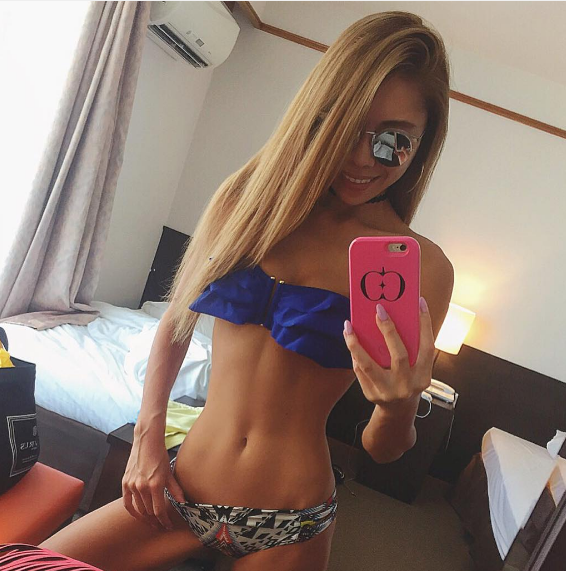
#> input picture AA1.png, 566 x 571 px, found by its file name
$ python noitaziEdge2.py   (older library calls are emulated)
#> lines starting #> are read from the running program, lines starting #| are printed output that depends on the picture
import numpy as np
import cv2

if __name__ == '__main__':

    # 画像の読み込み
    img_src = cv2.imread("AA1.png", 1)
#> img_src is the input picture: shape (571, 566, 3); mean B, G, R 114.3, 123.7, 144.7

    # 2次微分による平準化
    img_tmp = cv2.Laplacian(img_src, cv2.CV_16S, 8)
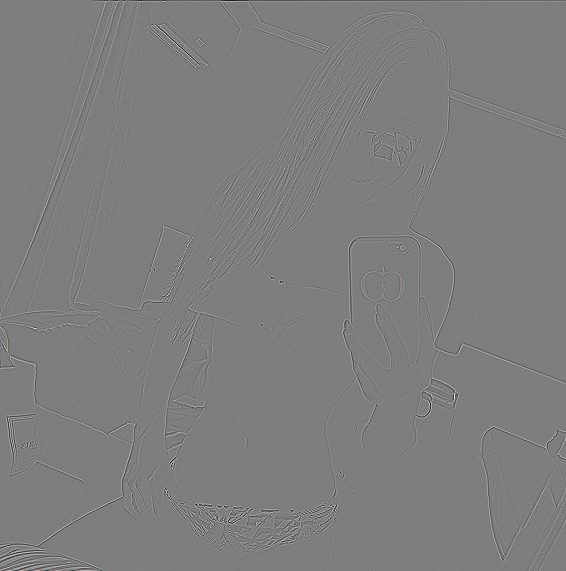
#> img_tmp: shape (571, 566, 3) int16; mean B, G, R -0.1, -0.1, -0.1; drawn with min black and max white
    img_lap = cv2.convertScaleAbs(img_tmp)
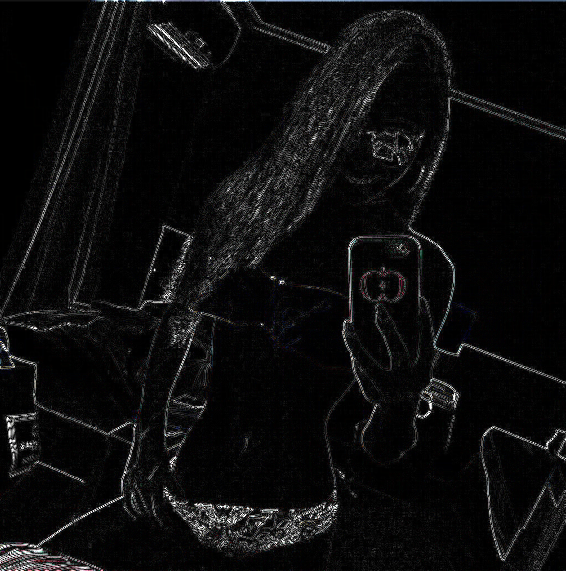
#> img_lap: shape (571, 566, 3); mean B, G, R 13.2, 13, 13.1

    # 表示
    cv2.imshow("Show LAPLACIAN Image", img_lap)
    cv2.waitKey(0)
    cv2.destroyAllWindows()

$ run again, with AA10.png copied over AA1.png
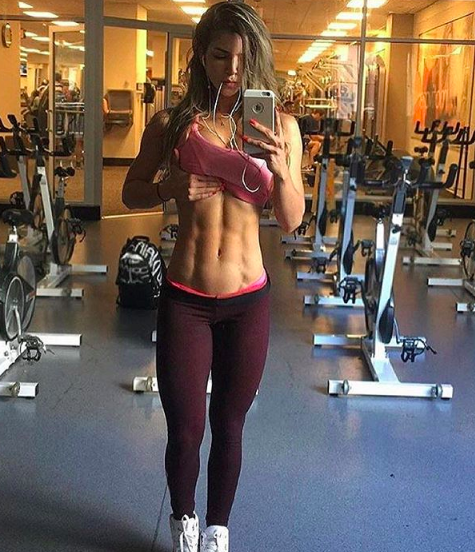
#> input picture AA10.png, 475 x 552 px, found by its file name
#> img_src is the input picture: shape (552, 475, 3); mean B, G, R 87.6, 97.4, 112.4
#> `img_tmp = cv2.Laplacian(img_src, cv2.CV_16S, 8)`:
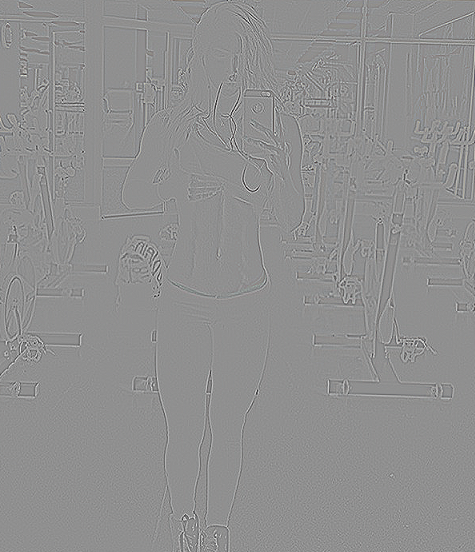
#> img_tmp: shape (552, 475, 3) int16; mean B, G, R 0, 0, 0; drawn with min black and max white
#> `img_lap = cv2.convertScaleAbs(img_tmp)`:
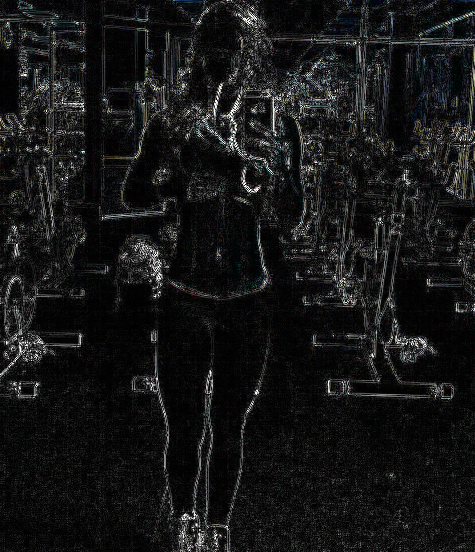
#> img_lap: shape (552, 475, 3); mean B, G, R 22.9, 22.7, 22.4
